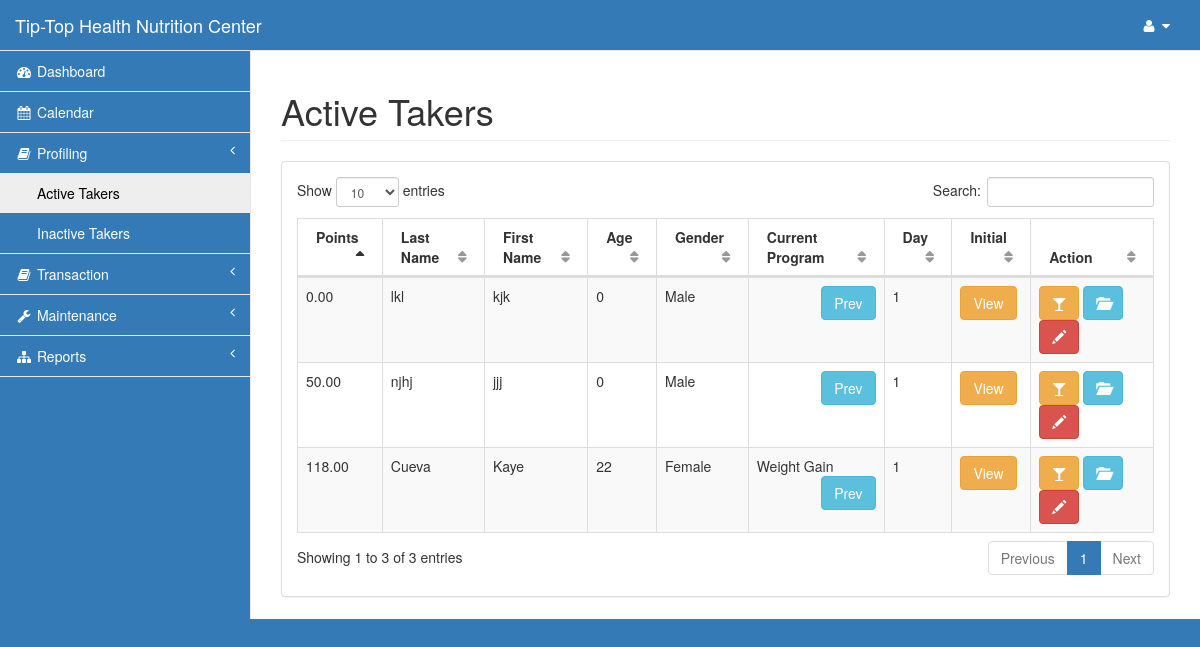
Before: /admin/existing.php (signed in) with the older database file.
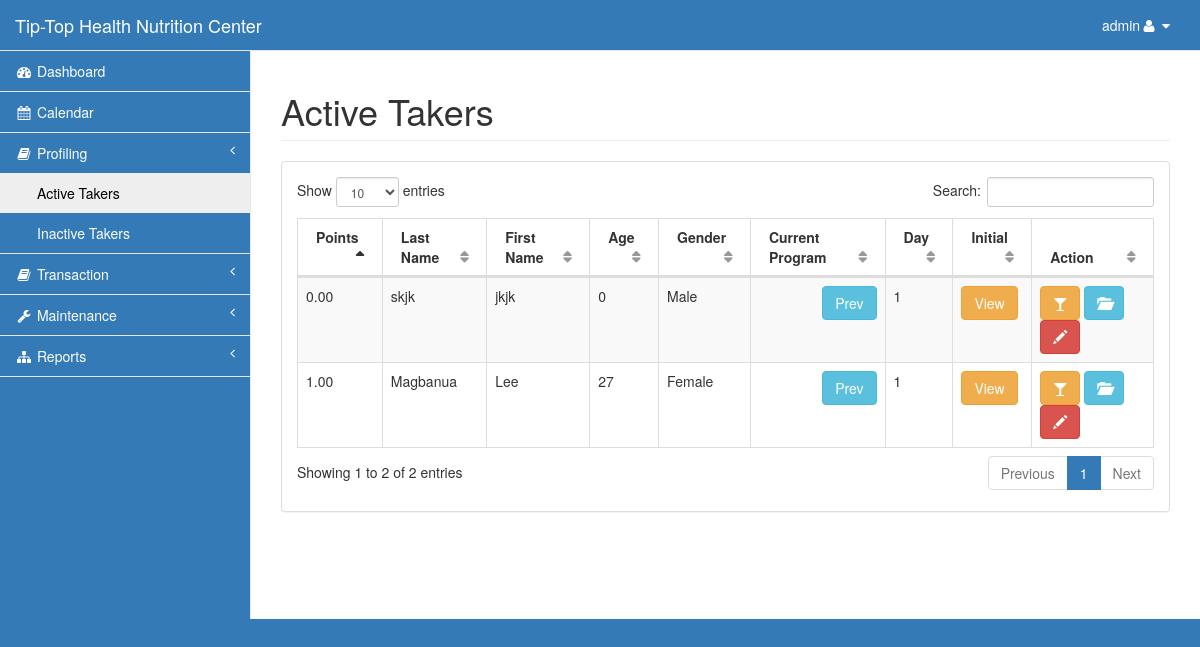
After: the same page with the newer database file.
### tables this page shows
CREATE TABLE `taker` (
  `id` int(11) NOT NULL,
  `last` varchar(15) NOT NULL,
  `first` varchar(15) NOT NULL,
  `phone` varchar(11) NOT NULL,
  `gender` varchar(6) NOT NULL,
  `bday` date NOT NULL,
  `referrer_id` int(11) NOT NULL,
  `referrer_contact` varchar(30) NOT NULL,
  `address` varchar(100) NOT NULL,
  `email` varchar(30) NOT NULL,
  `status` varchar(8) NOT NULL,
  `points` decimal(7,2) NOT NULL,
  `discount` decimal(10,2) NOT NULL,
  `height` decimal(5,2) NOT NULL,
  `orig_weight` decimal(5,2) NOT NULL,
  `coach_id` int(11) NOT NULL
);

CREATE TABLE `program` (
  `program_id` int(11) NOT NULL,
  `program_name` varchar(30) NOT NULL
);

### admin/existing.php (the view, shortened to what this page needs)
<?php include('session.php');
?>
<!DOCTYPE html>
<html lang="en">
<head>
    <?php include('css.php');?>
</head>
<body>
    <div id="wrapper">
        <?php include('nav.php');?>
        <div id="page-wrapper">
            <div class="row">
                <div class="col-lg-12">
                    <h1 class="page-header">Active Takers</h1>
                </div>
            </div>
            <div class="row">
                <div class="col-lg-12">
                    <div class="panel panel-default">
                        <div class="panel-body">
                            <table width="100%" class="table table-striped table-bordered table-hover" id="dataTables-example">
                                <thead>
                                    <tr>
                                        <th>Points</th>
                                        <th>Last Name</th>
                                        <th>First Name</th>
                                        <th>Age</th>
                                        <th>Gender</th>
                                        <th>Current Program</th>
                                        <th>Day</th>
                                        <th>Initial</th>
                                        <th>Action</th>
                                    </tr>
                                </thead>
                                <tbody>
<?php
        $query=mysqli_query($con,"select * from taker where status='Active' order by last,first")or die(mysqli_error($con));
          while ($row=mysqli_fetch_array($query)){
            $id=$row['id'];
            $age = date_create($row['bday'])->diff(date_create('today'))->y;
             $query1=mysqli_query($con,"select *,COUNT(*) as day from monitoring natural join program where id='$id' and monitor_status!='Finished' order by monitor_id desc LIMIT 0,1")or die(mysqli_error($con));
                $row1=mysqli_fetch_array($query1);
                      $mid=$row1['monitor_id'];
                        $query3=mysqli_query($con,"select * from initial_result where id='$id' order by ir_date desc LIMIT 0,1")or die(mysqli_error($con));
                                $row3=mysqli_fetch_array($query3);
                                    $iid=$row3['ir_id'];
?>
                                    <tr class="odd gradeX">
                                        <td class="center"><?php echo $row['points'];?></td>
                                        <td><?php echo $row['last'];?></td>
                                        <td><?php echo $row['first'];?></td>
                                        <td><?php echo $age;?></td>
                                        <td><?php echo $row['gender'];?></td>
                                        <td><?php echo $row1['program_name'];?>
                                            <a class="pull-right btn btn-info" href="history.php?id=<?php echo $row['id'];?>">Prev</a>
                                        </td>
                                        <td><?php echo $i;?></td>
                                        <td><a href="" class="btn btn-warning" data-toggle="modal" data-target="#view<?php echo $iid;?>">View</i></a>
                                        </td>
                                        <td>
                                            <a href="taker_sup.php?mid=<?php echo $mid;?>" class="btn btn-warning"><i class="fa fa-glass"></i></a>
                                            <a href="monitoring.php?id=<?php echo $id;?>&mid=<?php echo $mid;?>" class="btn btn-info"><i class="glyphicon glyphicon-folder-open"></i></a>
                                            <a class="btn btn-danger" data-toggle="modal" data-target="#delete<?php echo $id;?>"><i class="glyphicon glyphicon-pencil"></i></a>
                                        </td>
                                    </tr>
<?php }?>
                                </tbody>
                            </table>
                    </div>
                </div>
            </div>
        </div>
    </div>
</body>
</html>

### admin/css.php (shortened to what this page needs)
<link href="../vendor/bootstrap/css/bootstrap.min.css" rel="stylesheet">
<link href="../vendor/metisMenu/metisMenu.min.css" rel="stylesheet">
<link href="../dist/css/sb-admin-2.css" rel="stylesheet">
<link href="../vendor/morrisjs/morris.css" rel="stylesheet">
<link href="../vendor/font-awesome/css/font-awesome.min.css" rel="stylesheet" type="text/css">
<link href="../vendor/datatables-plugins/dataTables.bootstrap.css" rel="stylesheet">
<link href="../vendor/datatables-responsive/dataTables.responsive.css" rel="stylesheet">
<link href="../dist/css/sb-admin-2.css" rel="stylesheet">

### admin/nav.php (shortened to what this page needs)
<nav class="navbar navbar-default navbar-static-top" role="navigation" style="margin-bottom: 0;background-color: #337ab7;">
            <div class="navbar-header">
                <a class="navbar-brand" href="index.php">Tip-Top Health Nutrition Center</a>
            </div>
            <ul class="nav navbar-top-links navbar-right">
                <li class="dropdown">
                    <a class="dropdown-toggle" data-toggle="dropdown" href="#">
                        <?php echo $_SESSION['type'];?><i class="fa fa-user fa-fw"></i> <i class="fa fa-caret-down"></i>
                    </a>
                </li>
            </ul>
            <div class="navbar-default sidebar" role="navigation">
                <div class="sidebar-nav navbar-collapse">
                    <ul class="nav" id="side-menu">
                        <li>
                            <a href="index.php"><i class="fa fa-dashboard fa-fw"></i> Dashboard</a>
                        </li>
                        <li>
                            <a href="calendar.php"><i class="fa fa-calendar fa-fw"></i> Calendar</a>
                        </li>
                        <li>
                            <a href="#"><i class="fa fa-book fa-fw"></i> Profiling <span class="fa arrow"></span></a>
                            <ul class="nav nav-second-level">
                                <li>
                                    <a href="existing.php">Active Takers</a>
                                </li>
                                <li>
                                    <a href="old.php">Inactive Takers</a>
                                </li>
                            </ul>
                        </li>
                        <li>
                            <a href="#"><i class="fa fa-book fa-fw"></i> Transaction <span class="fa arrow"></span></a>
                        </li>
                        <li>
                            <a href="#"><i class="fa fa-wrench fa-fw"></i> Maintenance <span class="fa arrow"></span></a>
                        </li>
                        <li>
                            <a href="#"><i class="fa fa-sitemap fa-fw"></i> Reports<span class="fa arrow"></span></a>
<?php
            $i=1;
?>
                        </li>
                    </ul>
                </div>
            </div>
        </nav>

### admin/css.php (style rules this page uses)
.navbar a,a .navbar-brand { color: #fff!important; }
.navbar-default, body { background-color: #337ab7!important; }
.sidebar ul li a.active { color: #000!important; }

Changed rows visible on the page:
removed taker: points "118.00", last "Cueva", first "Kaye", bday "22", gender "Female", program.program_name "Weight Gain"
removed taker: points "0.00", last "lkl", first "kjk", age "0", gender "Male"
removed taker: points "50.00", last "njhj", first "jjj", bday "0", gender "Male"
added taker: points "1.00", last "Magbanua", first "Lee", bday "27", gender "Female"
added taker: points "0.00", last "skjk", first "jkjk", bday "0", gender "Male"
Other visible differences:
$_SESSION['type']: (not shown) → "admin"
text written by a page script: "Show entries Search: Showing 1 to 3 of 3 entries Previous 1 Next" → "Show entries Search: Showing 1 to 2 of 2 entries Previous 1 Next"
